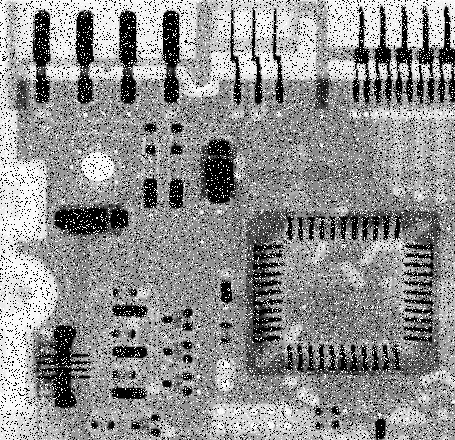
#> input picture Image Processing/Session 7/Class/board_noisy.png, 455 x 440 px
$ python histogram.py
#> lines starting #> are read from the running program, lines starting #| are printed output that depends on the picture
import cv2
import matplotlib.pyplot as plt

image = cv2.imread("board_noisy.png", cv2.IMREAD_GRAYSCALE)
#> image is the input picture: shape (440, 455); min 0, max 255, mean 144.1

histogram = cv2.calcHist([image], [0], None, [256], [0, 256])
#> histogram = 256 values, max 30628 at index 0, min 33 at index 254, mean 782

plt.plot(histogram)
plt.show()
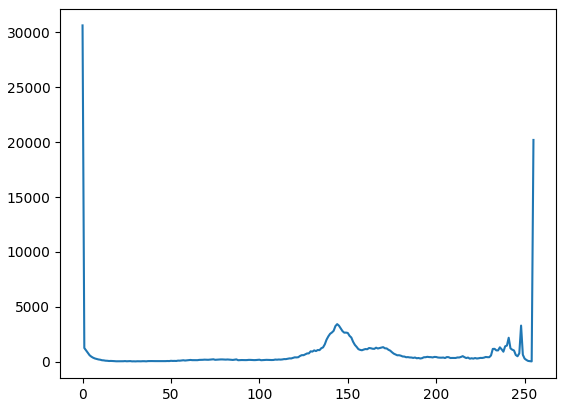
#> figure drawn by matplotlib, 1 panel; curve peaks at x = 0, y = 30628
